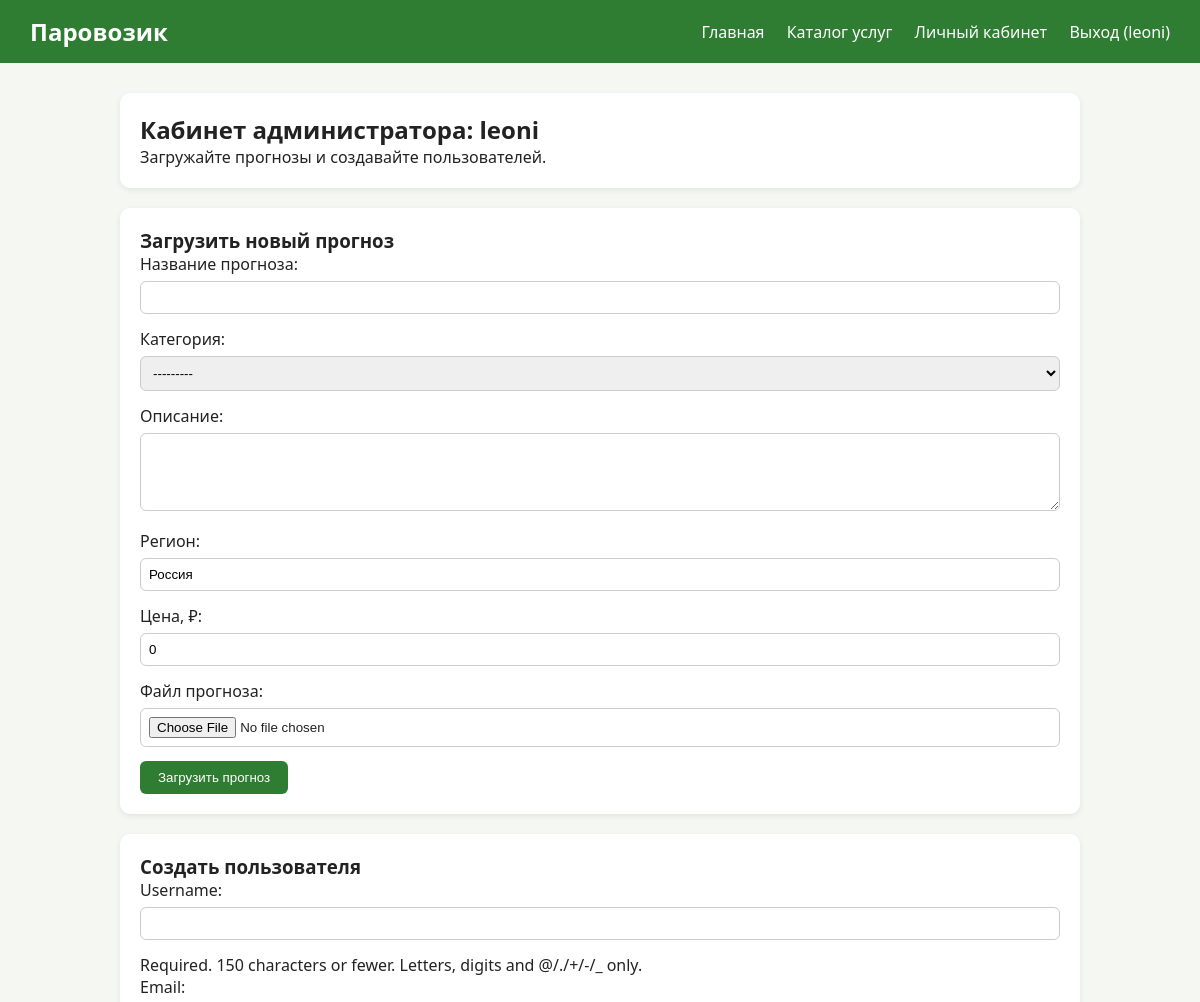
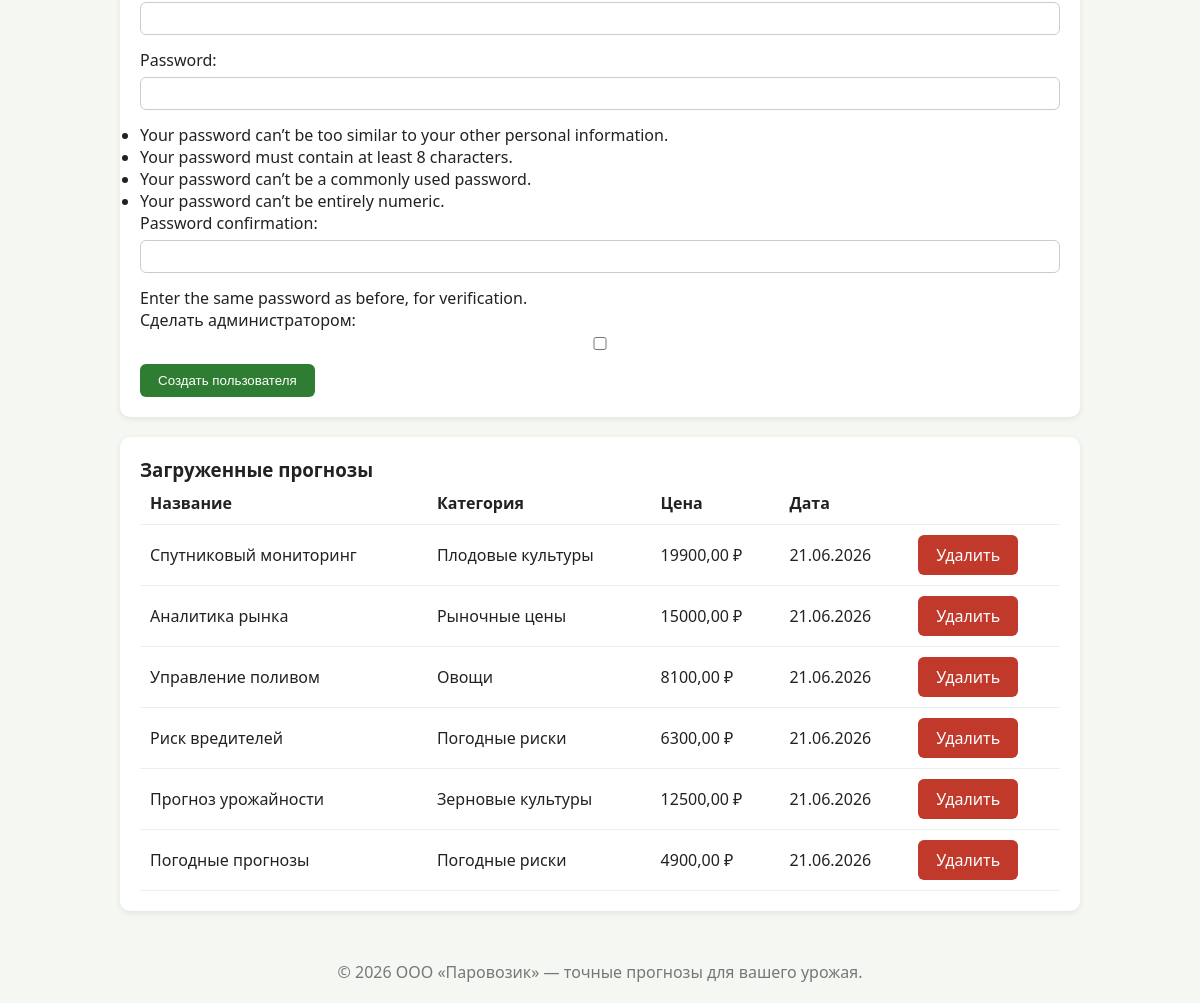
Page /admin-cabinet/ (signed in) on the committed database (2 pictures, top to bottom).
### forecasts/models.py (models this page shows, shortened)
class Forecast(models.Model):
    CATEGORY_CHOICES = [
        ('grain', 'Зерновые культуры'),
        ('veg', 'Овощи'),
        ('fruit', 'Плодовые культуры'),
        ('weather', 'Погодные риски'),
        ('market', 'Рыночные цены'),
    ]
    title = models.CharField('Название прогноза', max_length=200)
    category = models.CharField('Категория', max_length=20, choices=CATEGORY_CHOICES)
    description = models.TextField('Описание')
    region = models.CharField('Регион', max_length=120, default='Россия')
    price = models.DecimalField('Цена, ₽', max_digits=10, decimal_places=2, default=0)
    file = models.FileField('Файл прогноза', upload_to='forecasts/', blank=True, null=True)
    chart_html = models.TextField(
        'HTML-прогноз с графиками',
        blank=True,
        default='',
        help_text='HTML-разметка с графиками, отображается в кабинете'
    )
    created_at = models.DateTimeField('Дата загрузки', auto_now_add=True)
    author = models.ForeignKey(User, on_delete=models.SET_NULL, null=True, verbose_name='Загрузил')
    class Meta:
        verbose_name = 'Прогноз'
        verbose_name_plural = 'Прогнозы'
        ordering = ['-created_at']

### forecasts/views.py (the view, shortened to what this page needs)
# urls.py: path('admin-cabinet/', views.admin_dashboard, name='admin_dashboard'),
@admin_required
def admin_dashboard(request):
    forecast_form = ForecastForm()
    user_form = AdminCreateUserForm()
    forecasts = Forecast.objects.all()
    return render(request, 'forecasts/admin_dashboard.html', {
        'forecast_form': forecast_form,
        'user_form': user_form,
        'forecasts': forecasts,
    })

### forecasts/forms.py (shortened to what this page needs)
class ForecastForm(forms.ModelForm):
    class Meta:
        model = Forecast
        fields = ['title', 'category', 'description', 'region', 'price', 'file']
        widgets = {'description': forms.Textarea(attrs={'rows': 4}),}

class AdminCreateUserForm(UserCreationForm):
    email = forms.EmailField(required=True, label='Email')
    is_staff = forms.BooleanField(required=False, label='Сделать администратором')
    class Meta:
        model = User
        fields = ['username', 'email', 'password1', 'password2', 'is_staff']

### forecasts/templates/forecasts/admin_dashboard.html (shortened to what this page needs)
{% extends 'base.html' %}
{% block content %}
<div class="card">
    <h2>Кабинет администратора: {{ user.username }}</h2>
    <p>Загружайте прогнозы и создавайте пользователей.</p>
</div>
<div class="card">
    <h3>Загрузить новый прогноз</h3>
    <form method="post" enctype="multipart/form-data">
        {{ forecast_form.as_p }}
        <button class="btn" type="submit" name="add_forecast">Загрузить прогноз</button>
    </form>
</div>
<div class="card">
    <h3>Создать пользователя</h3>
    <form method="post">
        {{ user_form.as_p }}
        <button class="btn" type="submit" name="add_user">Создать пользователя</button>
    </form>
</div>
<div class="card">
    <h3>Загруженные прогнозы</h3>
    {% if forecasts %}
    <table>
        <tr><th>Название</th><th>Категория</th><th>Цена</th><th>Дата</th><th></th></tr>
        {% for f in forecasts %}
        <tr>
            <td>{{ f.title }}</td>
            <td>{{ f.get_category_display }}</td>
            <td>{{ f.price }} ₽</td>
            <td>{{ f.created_at|date:"d.m.Y" }}</td>
            <td><a class="btn btn-danger" href="{% url 'delete_forecast' f.pk %}">Удалить</a></td>
        </tr>
        {% endfor %}
    </table>
    {% else %}
        <p>Прогнозы ещё не загружены.</p>
    {% endif %}
</div>
{% endblock %}

### forecasts/templates/base.html (shortened to what this page needs)
<!DOCTYPE html>
<html lang="ru">
<head>
</head>
<body>
<header>
    <div class="logo">Паровозик</div>
    <nav>
        <a href="{% url 'home' %}">Главная</a>
        {% if user.is_authenticated %}
            <a href="{% url 'catalog' %}">Каталог услуг</a>
            <a href="{% url 'dashboard' %}">Личный кабинет</a>
            <a href="{% url 'logout' %}">Выход ({{ user.username }})</a>
        {% else %}
            <a href="{% url 'login' %}">Вход</a>
            <a href="{% url 'register' %}">Регистрация</a>
        {% endif %}
    </nav>
</header>
<div class="container">
    {% block content %}{% endblock %}
</div>
<footer>© 2026 ООО «Паровозик» — точные прогнозы для вашего урожая.</footer>
</body>
</html>

### forecasts/templates/base.html (style rules this page uses)
* { box-sizing: border-box; margin: 0; padding: 0; }
body { font-family: 'Segoe UI', sans-serif; background: #f4f7f2; color: #222; }
header { background: #2e7d32; color: #fff; padding: 15px 30px; display: flex; justify-content: space-between; align-items: center; }
header .logo { font-size: 1.5em; font-weight: bold; }
nav a { color: #fff; margin-left: 18px; text-decoration: none; }
.container { max-width: 1000px; margin: 30px auto; padding: 0 20px; }
.card { background: #fff; border-radius: 10px; padding: 20px; margin-bottom: 20px; box-shadow: 0 2px 6px rgba(0,0,0,.08); }
.btn { display: inline-block; background: #2e7d32; color: #fff; padding: 9px 18px; border: none; border-radius: 6px; cursor: pointer; text-decoration: none; }
.btn-danger { background: #c0392b; }
input, select, textarea { width: 100%; padding: 8px; margin: 6px 0 14px; border: 1px solid #ccc; border-radius: 6px; }
table { width: 100%; border-collapse: collapse; }
th, td { padding: 10px; border-bottom: 1px solid #eee; text-align: left; }
footer { text-align: center; padding: 20px; color: #777; }

### rows in the picture
Forecast: title "Спутниковый мониторинг", category "Плодовые культуры", price "19900,00", created_at "21.06.2026"
Forecast: title "Аналитика рынка", category "Рыночные цены", price "15000,00", created_at "21.06.2026"
Forecast: title "Управление поливом", category "Овощи", price "8100,00", created_at "21.06.2026"
Forecast: title "Риск вредителей", category "Погодные риски", price "6300,00", created_at "21.06.2026"
Forecast: title "Прогноз урожайности", category "Зерновые культуры", price "12500,00", created_at "21.06.2026"
Forecast: title "Погодные прогнозы", category "Погодные риски", price "4900,00", created_at "21.06.2026"

### other values in the picture
{{ user.username }} "leoni"
